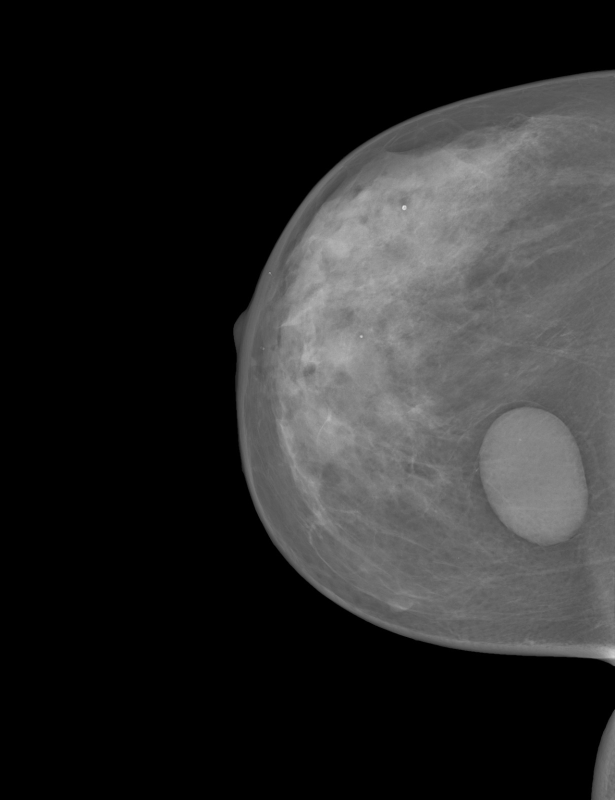
#> input picture mama.jpg, 1230 x 1600 px (shown at 1/2 size)
$ python -i ProjetS9.py   (imports and definitions only)
#> lines starting #> are read from the running program, lines starting #| are printed output that depends on the picture; after the words box and inside, x2 and y2 are one past the last pixel; in counts of white or black regions, pixels touching at a corner belong together
#> in apply_filter, img is the input picture: shape (1600, 1230); min 0, max 241, mean 42.6
# -*- coding: utf-8 -*-
"""
Created on Wed Oct  2 16:47:12 2019

@author: lucca
PROJET 29 - PART DU TRAITEMENT D'IMAGERIE
"""


import cv2.cv2 as cv
import numpy as np
from matplotlib import pyplot as plt


def noise_removal(img):              #Removing noise with mean and median filter
    imf = cv.medianBlur(img, 3)
    imf = cv.GaussianBlur(img, (3, 3), cv.BORDER_DEFAULT)
    return imf


def clahe_img(img):
    clahe = cv.createCLAHE(clipLimit=4, tileGridSize=(8, 8))  # CLAHE APPLICATION
    imc = clahe.apply(img)
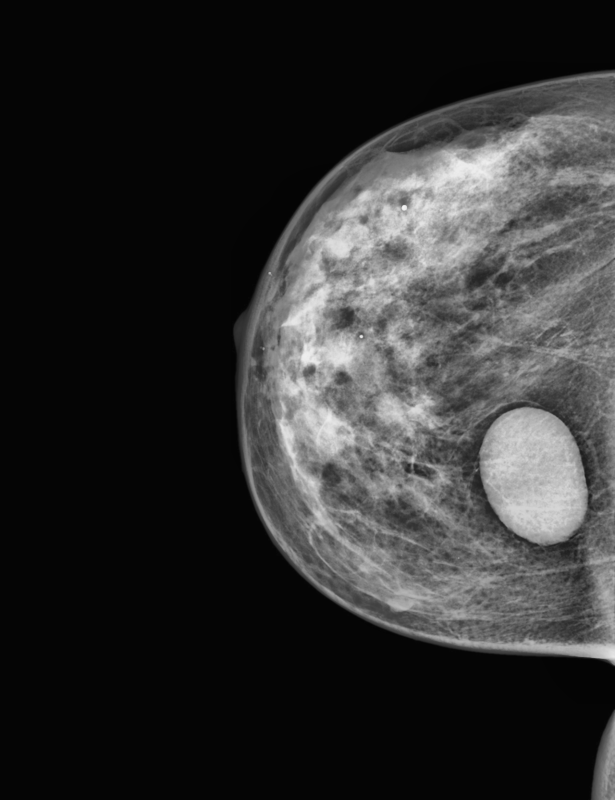
#> imc: shape (1600, 1230) (shown at 1/2 size); min 3, max 245, mean 48.5
    return imc


def segmentation_img(img):                               #SEGMENTATION OF IMAGE
    ret, seg_im = cv.threshold(img, 160, 255, cv.THRESH_BINARY)
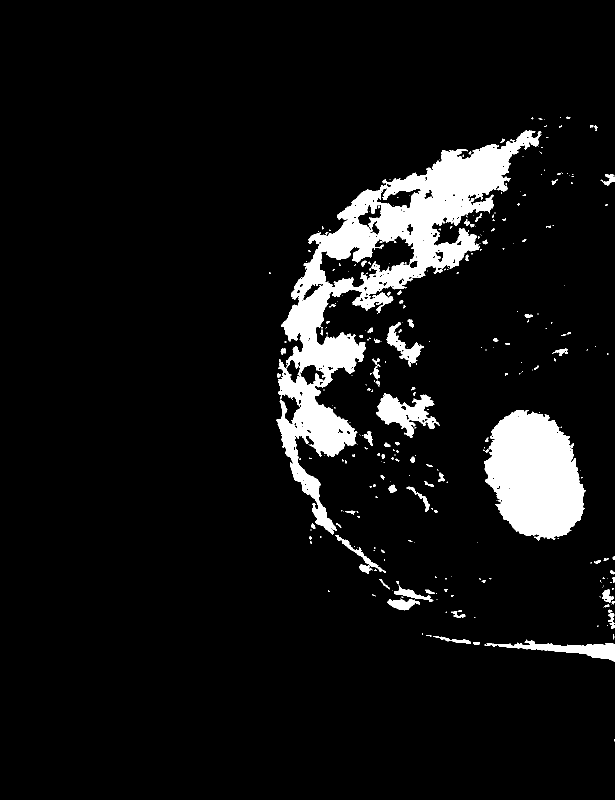
#> seg_im: shape (1600, 1230) (shown at 1/2 size); 7.4% white; 311 white regions (214 under 20 px), largest, box (x1, y1, x2, y2) and area: (553, 261, 1083, 1069) 87754, (968, 820, 1171, 1081) 37750, (752, 786, 880, 876) 5077
    return seg_im

# TO DO: Better arrangement of pics
def apply_filter(path):
    img = cv.imread(path, 0)
    img1 = noise_removal(img)
    img2 = clahe_img(img1)  # Calling the processing functions
    img3 = segmentation_img(img2)

    fig = plt.figure()
    ax2 = fig.add_subplot(221)
    ax3 = fig.add_subplot(222)

    ax2.imshow(img2)
    ax3.imshow(img3)
    plt.savefig('mama1.jpg') # to make it accessible for pixmap it has to be jpg (or similar)
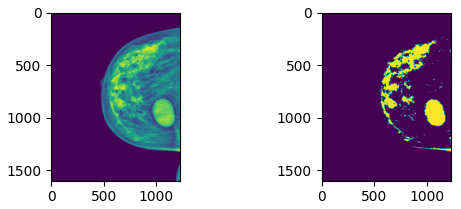
#> figure drawn by matplotlib, 2 panels

>>> result = apply_filter('mama.jpg')
